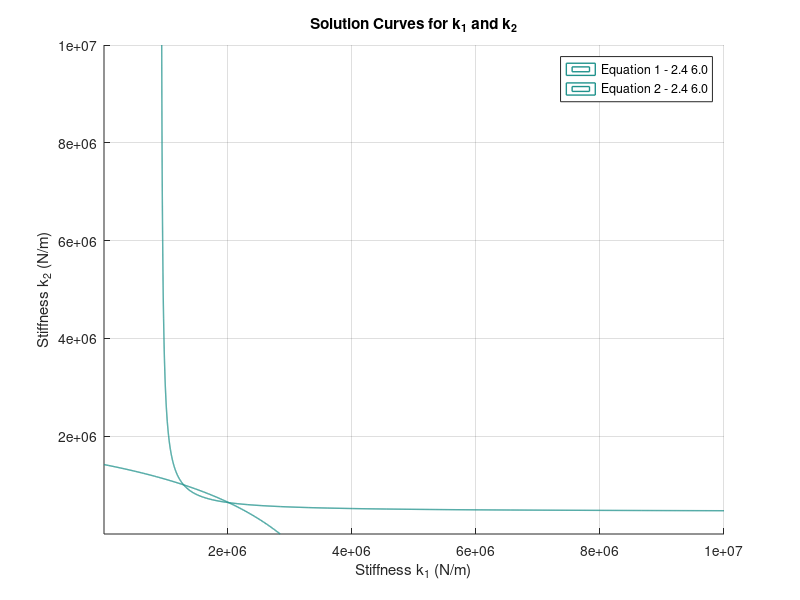

This chart was generated by the following MATLAB code:
clear; clc; close all;

% Define given constants
m1 = 2000; % kg
m2 = 2000; % kg
f1 = 2.4;  % Hz
f2 = 6;    % Hz

% Define frequency terms squared
omega1_sq = (2 * pi * f1)^2;
omega2_sq = (2 * pi * f2)^2;

% Define range for k1 and k2
k1_vals = linspace(1e3, 1e7, 1000);  % Stiffness range for k1
k2_vals = linspace(1e3, 1e7, 1000);  % Stiffness range for k2

% Create meshgrid
[K1, K2] = meshgrid(k1_vals, k2_vals);

% Compute left-hand side of equations
term1 = (m1 .* K2 + m2 .* (K1 + K2)) ./ (2 * m1 * m2);
term2 = sqrt(((m1 .* K2 + m2 .* (K1 + K2)) ./ (m1 * m2)).^2 - 4 * (K1 .* K2) ./ (m1 * m2)) / 2;

% Define the two equations
eq1 = term1 - term2 - omega1_sq;
eq2 = term1 + term2 - omega2_sq;

% Plot contour where each equation is zero
figure(1);
hold on;
contour(K1, K2, eq1, [0 0], 'LineWidth', 1, 'DisplayName', sprintf('Equation 1 - %.1f %.1f' , f1, f2));
contour(K1, K2, eq2, [0 0], 'LineWidth', 1, 'DisplayName', sprintf('Equation 2 - %.1f %.1f' , f1, f2));
xlabel('Stiffness k_1 (N/m)');
ylabel('Stiffness k_2 (N/m)');
title('Solution Curves for k_1 and k_2');
legend;
grid on;
hold off;
